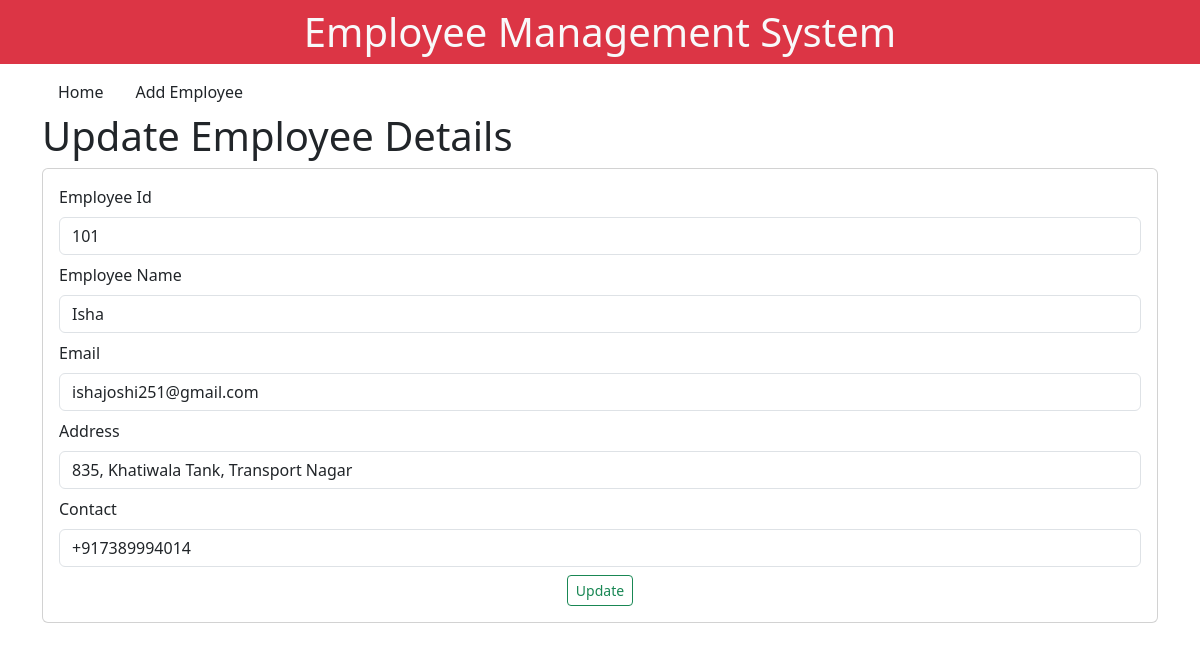
Page /updateemployee/5/ on the committed database.
### myapp/models.py (models this page shows)
class Employee(models.Model):
    employeeid = models.CharField(max_length=100)
    employeename = models.CharField(max_length=50)
    email = models.EmailField(max_length=50)
    address = models.CharField(max_length=100)
    phone = models.CharField(max_length=20)

### myapp/views.py (the view)
# urls.py: path("updateemployee/<int:empid>/", views.updateemployee, name="updateemployee"),
def updateemployee(request, empid):
    e= Employee.objects.get(pk= empid)
    return render(request, "emp/updateemployee.html", {'singleemp':e})

### myapp/templates/emp/updateemployee.html (shortened to what this page needs)
{%extends "base.html" %}
{% block start %}
<h1>Update Employee Details</h1>
<div class="card p-3">
    <form action="/doupdateemployee/{{singleemp.id}}/" method="POST">
    <div class="mb-2">
      <label for="exampleInputEmail1" class="form-label">Employee Id</label>
      <input type="text" class="form-control" placeholder="Enter Id" name="employeeid" value="{{singleemp.employeeid}}" readonly>
    </div>
    <div class="mb-2">
      <label for="exampleInputPassword1" class="form-label">Employee Name</label>
      <input type="text" class="form-control" placeholder="Enter Name" name="employeename" value="{{singleemp.employeename}}">
    </div>
    <div class="mb-2">
        <label for="exampleInputPassword1" class="form-label">Email</label>
        <input type="text" class="form-control" placeholder="Enter Mail" name="employeemail" value="{{singleemp.email}}">
      </div>
    <div class="mb-2">
        <label for="exampleInputPassword1" class="form-label">Address</label>
        <input type="text" class="form-control" placeholder="Enter Address" name="employeeaddress" value="{{singleemp.address}}">
      </div>
      <div class="mb-2">
        <label for="exampleInputPassword1" class="form-label">Contact</label>
        <input type="text" class="form-control" placeholder="Enter Phone Number" name="employeephone" value="{{singleemp.phone}}">
      </div>
    <div class="container text-center mt-2">
        <button type="submit" class="btn btn-sm btn-outline-success">Update</button>
    </div>
  </form>
</div>
{% endblock %}

### rows in the picture
Employee: employeeid "101", employeename "Isha", employeemail "ishajoshi251@gmail.com", employeeaddress "835, Khatiwala Tank, Transport Nagar", employeephone "+917389994014"
